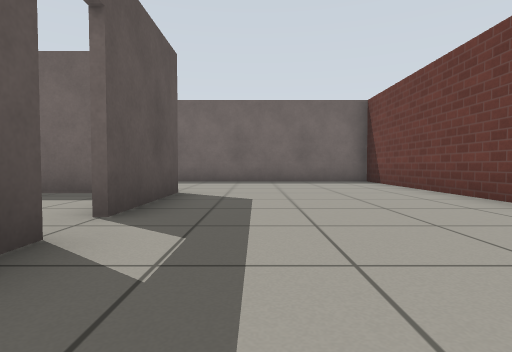
View 1 (above)

12 first-person views from a walk through a Gazebo world. The camera is 0.5 m above the floor, tilts 2° down and sees 80° across. The floor is counted in squares, 1 m on a side. Each view is taken from the middle of a square. On the plan, view 1 faces up. The plan holds only what a view shows up to about 9 squares ahead; the rest is blank. Gazebo's built-in surfaces are drawn with simple patterns.

View 2
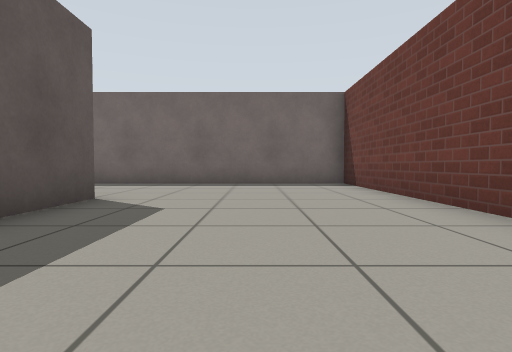

View 3
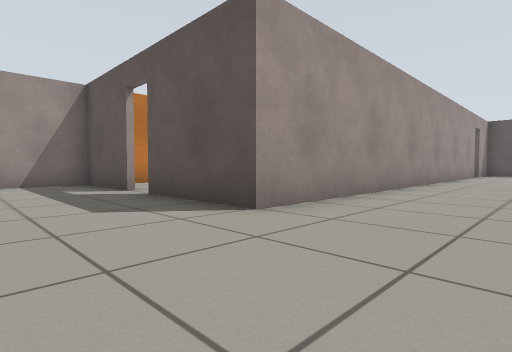

View 4
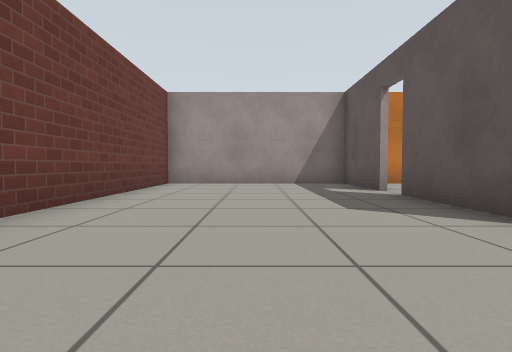

View 5
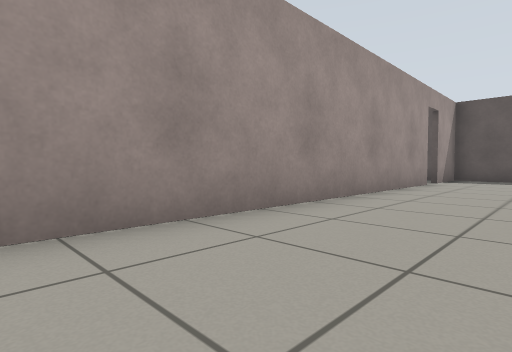

View 6
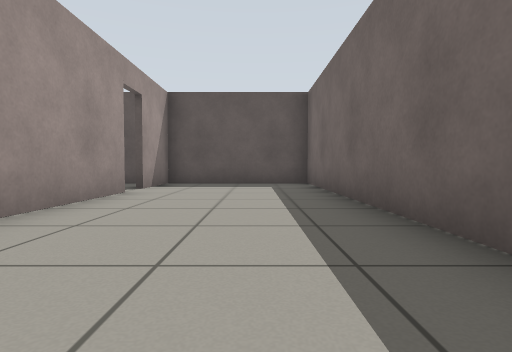

View 7
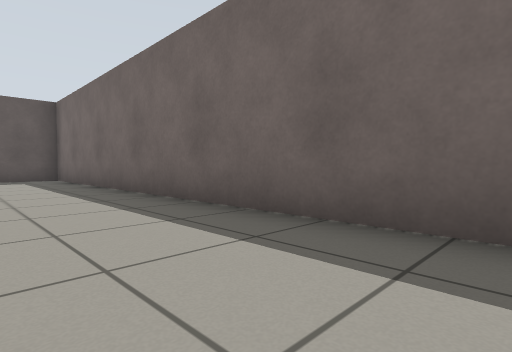

View 8
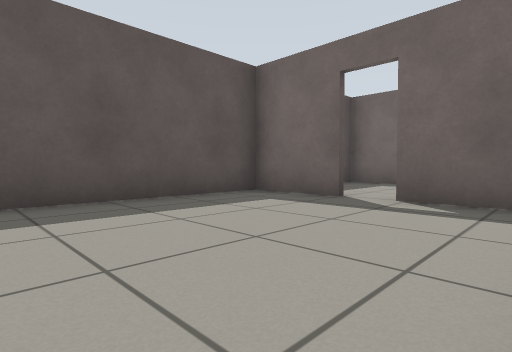

View 9
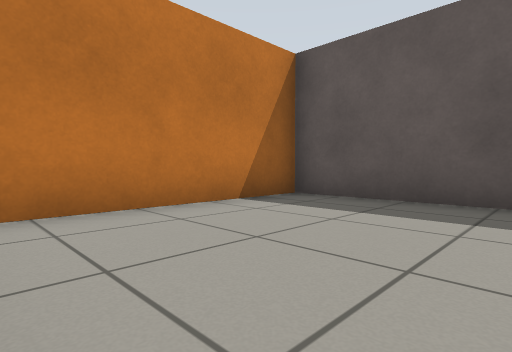

View 10
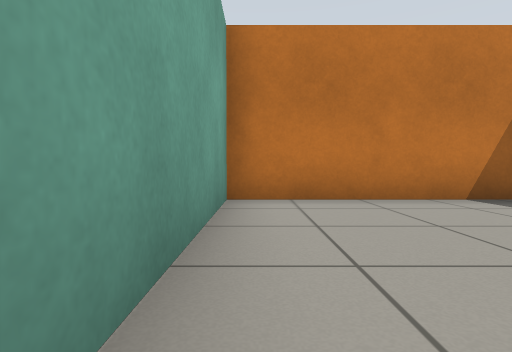

View 11
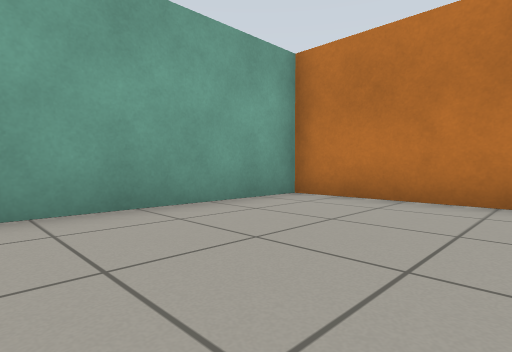

View 12
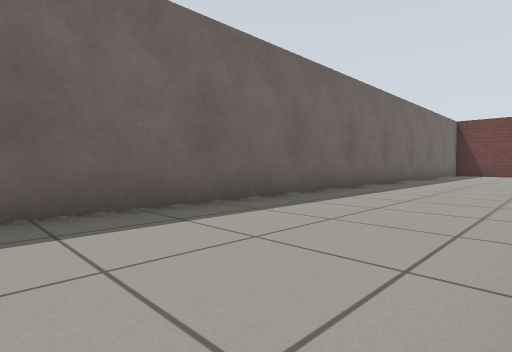

### Floor plan
Points are (right, up) in squares from view 1. A wall is a line through its corners. A room is listed if a view was taken in it or the views show most of it. See-through windows are left out.
Room 1 (views 1, 2, 3, 4, 5, 6, 7, 12)
walls: (-1.4, 2.1) (-1.4, -0.4) (3.4, -0.4) (3.4, 9.4) (-16.4, 9.4) (-16.4, 5); (-13.8, 5.6) (-1.4, 5.6) (-1.4, 2.9); (-16.5, 5.6) (-14.5, 5.6)
ways out: open door at (-14, 5.5) to room 2; open door at (-1, 2.5)
Room 2 (views 8, 9, 10, 11)
walls: (-14.5, 5.4) (-16.5, 5.4); (-12.4, 5.4) (-13.8, 5.4); (-16.4, 5) (-16.4, -0.4) (-11.6, -0.4) (-11.6, 3.8)
ways out: open door at (-14, 5.5) to room 1

Positions as (right, up) in squares from view 1, and headings:
1: (0, 0), facing up
2: (1, 1), facing up
3: (1, 8), facing down-left
4: (1, 8), facing down
5: (-5, 8), facing down-left
6: (-8, 8), facing left
7: (-5, 7), facing up-left
8: (-12, 1), facing up-left
9: (-12, 3), facing down-left
10: (-12, 4), facing down
11: (-15, 4), facing down-right
12: (-13, 6), facing up-right
